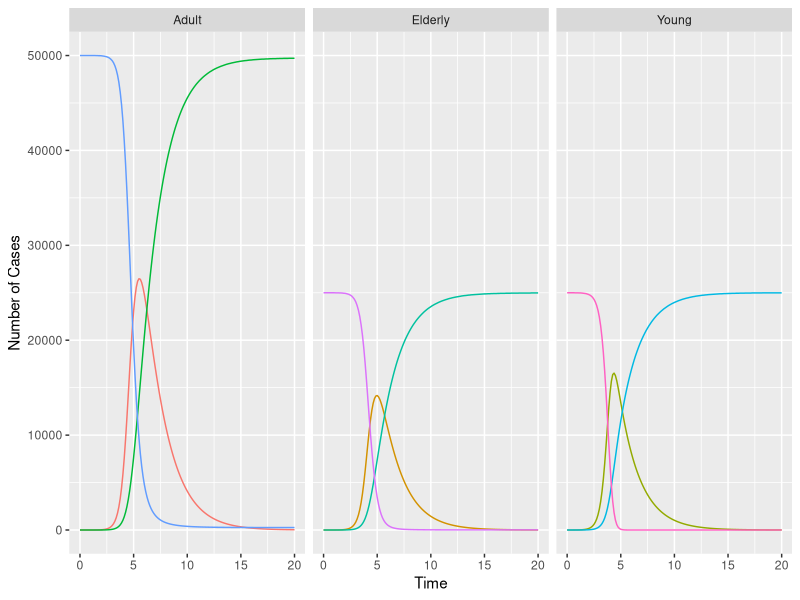
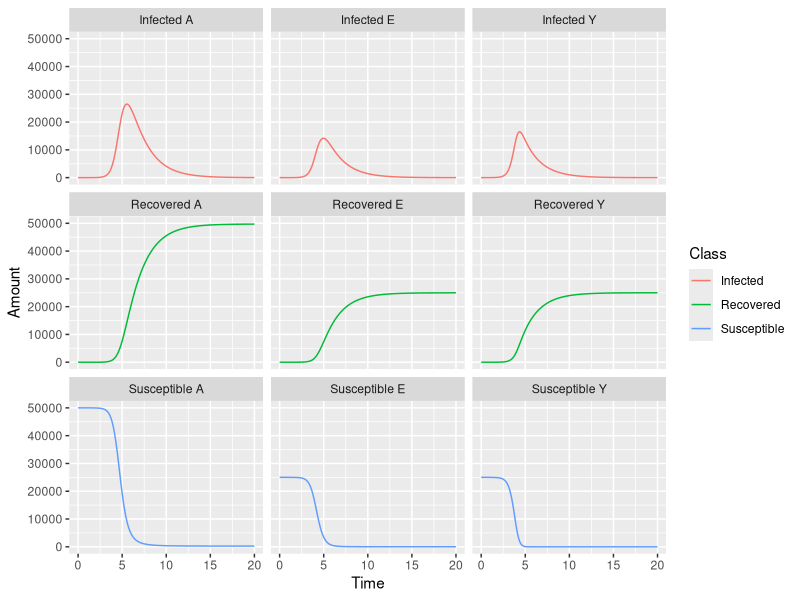
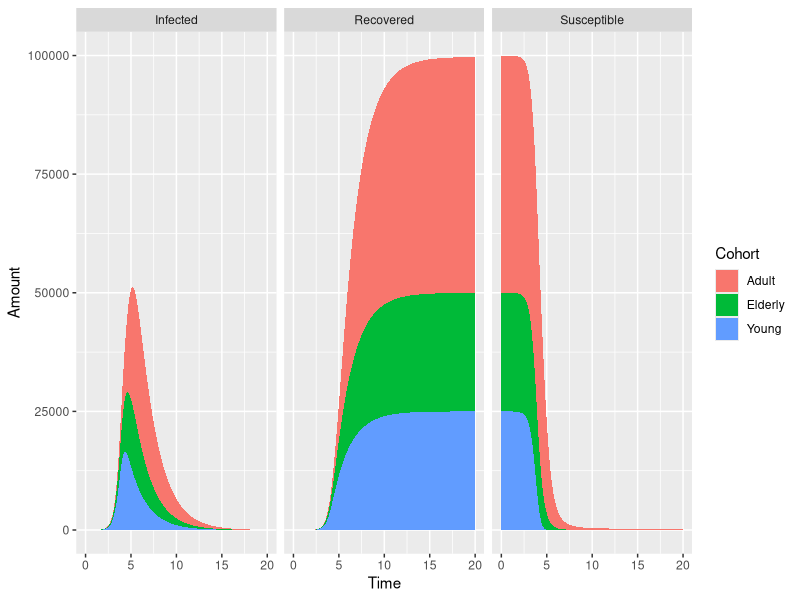
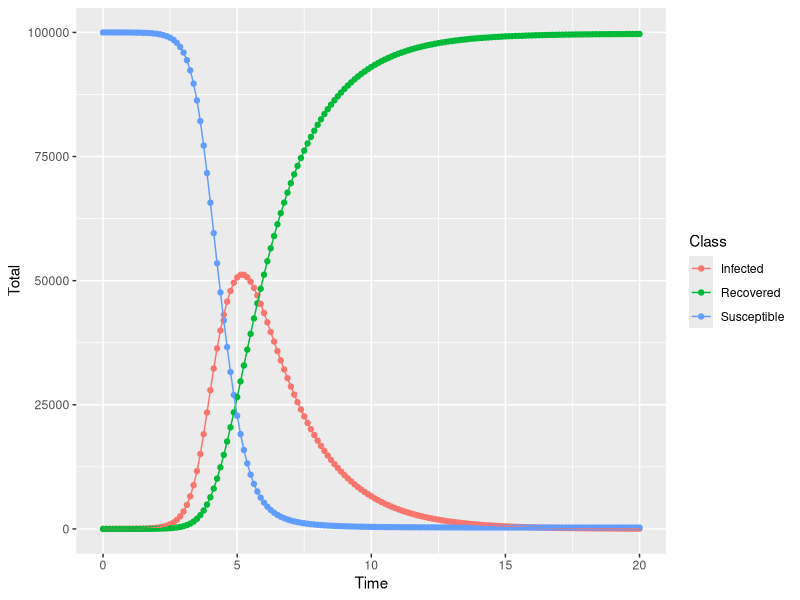

These charts were generated, in order, by the following R code:
library(tidyverse)

res <- read_csv("tidyverse/data/SimulationOutput.csv")

colnames(res)

# Selecting specific variables (stocks)

out <- res %>% 
         select(Time,starts_with("Susceptible"),
                     starts_with("Infected"),
                     starts_with("Recovered"))


out_td <- out %>% gather(key=Variable,value = Amount,`Susceptible A`:`Recovered Y`)

new_td <- out_td %>% 
           mutate(Cohort=case_when(
                   grepl("A$",Variable) ~ "Adult", 
                   grepl("E$",Variable) ~ "Elderly", 
                   grepl("Y$",Variable) ~ "Young"),
                  Class=case_when(
                   grepl("^S",Variable) ~ "Susceptible", 
                   grepl("^I",Variable) ~ "Infected", 
                   grepl("^R",Variable) ~ "Recovered"))


ggplot(new_td) + geom_path(aes(x=Time,y=Amount,colour=Variable))+
  ylab("Number of Cases")+
  facet_wrap(~Cohort)+guides(colour=F)

ggplot(new_td) + geom_line(aes(x=Time,y=Amount,colour=Class))+
  facet_wrap(~Variable)

ggplot(new_td) + geom_area(aes(x=Time,y=Amount,fill=Cohort))+
  facet_wrap(~Class)

peaks <- new_td %>% filter(Class=="Infected") %>% 
                    group_by(Variable) %>% 
                    summarise(MaxInfected=max(Amount),
                              TimeMaxInfected=Time[which.max(Amount)])

agg <- new_td %>% group_by(Time,Class) %>%
         summarise(Total=sum(Amount))

slice(agg,1:6)

ggplot(agg,aes(x=Time,y=Total,colour=Class)) + geom_point() +geom_line()





